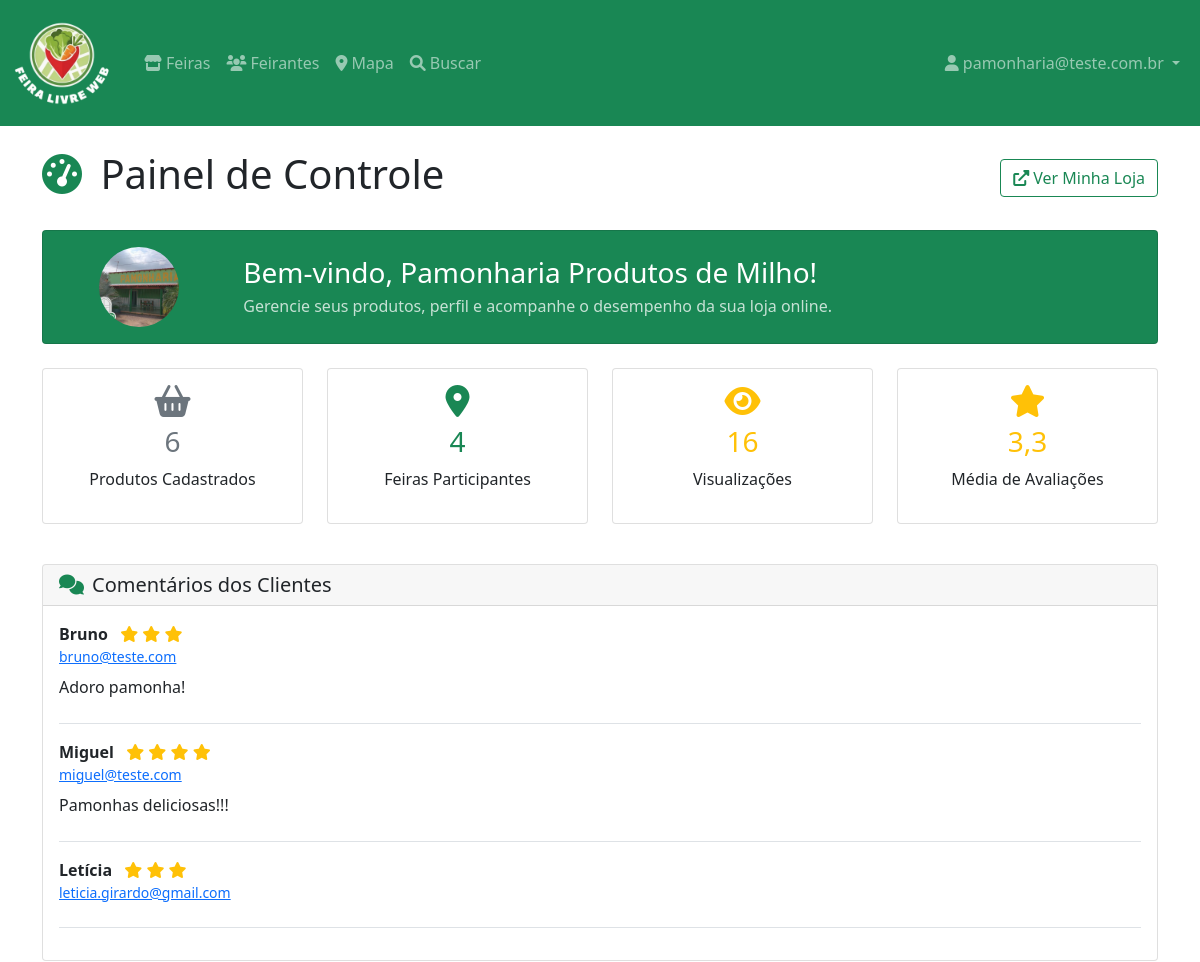
Before: /feirantes/painel/ (signed in, upper part) with the older database file.
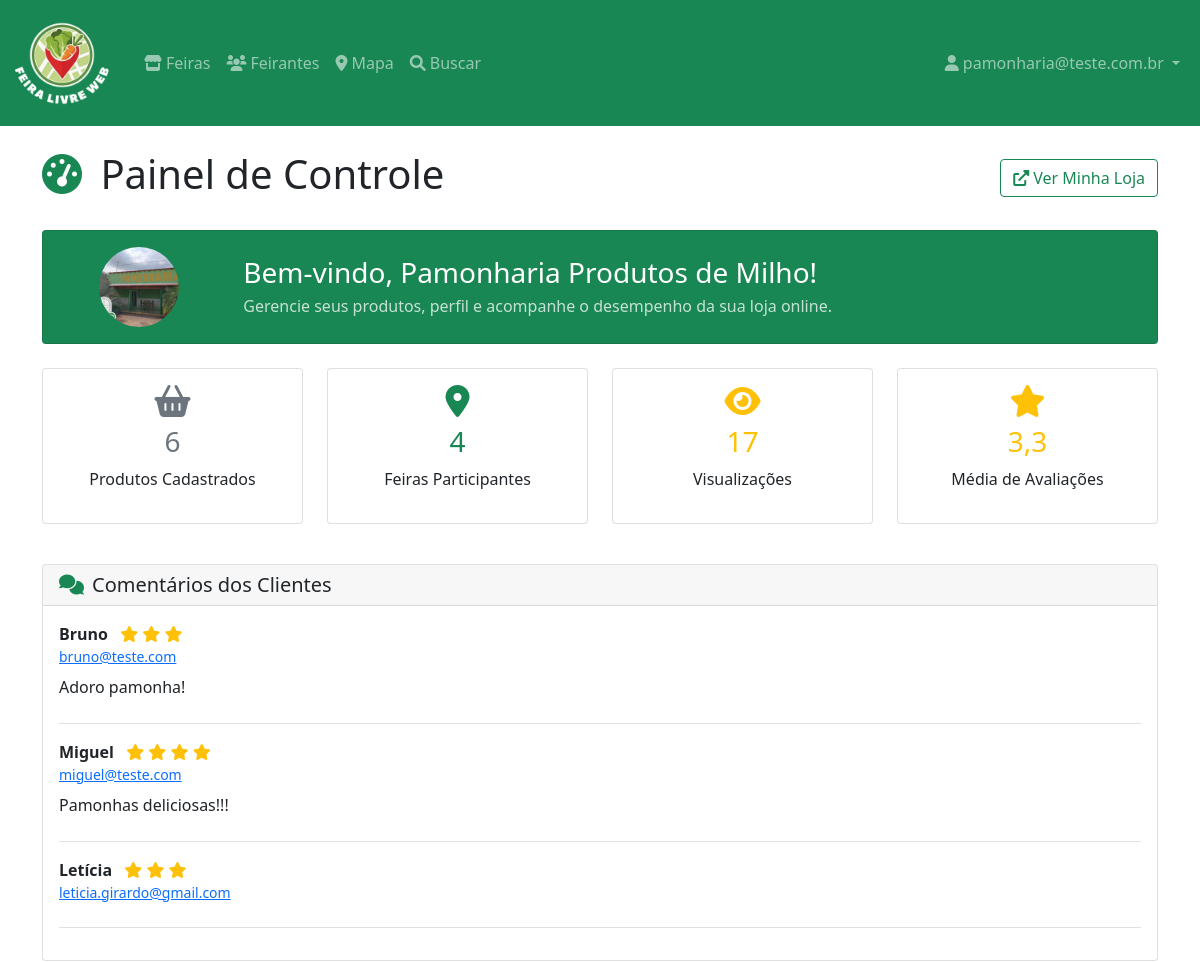
After: the same page with the newer database file.
### feirantes/models.py (models this page shows, shortened)
class Feirante(models.Model):
    usuario = models.OneToOneField(
        User, on_delete=models.CASCADE, related_name='feirante')
    nome_comercial = models.CharField(max_length=200)
    cpf = models.CharField(max_length=14, unique=True)
    telefone = models.CharField(max_length=20)
    whatsapp = models.CharField(max_length=20, blank=True)
    email = models.EmailField(unique=True)
    endereco = models.TextField(blank=True)
    cidade = models.CharField(max_length=100, blank=True)
    estado = models.CharField(max_length=2, blank=True)
    cep = models.CharField(max_length=9, blank=True)
    descricao = models.TextField(blank=True)
    foto = models.ImageField(upload_to='feirantes/', blank=True, null=True)
    especialidades = models.ManyToManyField(
        Especialidade, blank=True,
        help_text="Principais produtos/especialidades")
    feiras = models.ManyToManyField(
        Feira,
        blank=True,
        help_text="Feiras onde o feirante participa",
        related_name="feirantes"
    )
    subdominio = models.SlugField(
        max_length=100, unique=True,
        help_text="URL da loja: site.com/loja/[subdominio]")
    instagram = models.CharField(max_length=100, blank=True)
    facebook = models.CharField(max_length=100, blank=True)
    ativo = models.BooleanField(default=True)
    verificado = models.BooleanField(default=False)
    criado_em = models.DateTimeField(auto_now_add=True)
    atualizado_em = models.DateTimeField(auto_now=True)
    views = models.PositiveIntegerField(default=0)
    class Meta:
        verbose_name = 'Feirante'
        verbose_name_plural = 'Feirantes'
        ordering = ['nome_comercial']

### feirantes/views.py (the view)
# urls.py: path('painel/', login_required(views.painel_feirante,
@login_required
def painel_feirante(request):
    try:
        feirante = request.user.feirante
    except Feirante.DoesNotExist:
        messages.error(request, 'Complete seu cadastro como feirante.')
        return redirect('feirantes:cadastro')
    produtos = Produto.objects.filter(feirante=feirante)
    avaliacoes_qs = Avaliacao.objects.filter(
        feirante=feirante
    ).order_by('-criado_em')
    media = avaliacoes_qs.aggregate(media=Avg('nota'))['media']
    media_avaliacao = round(media, 1) if media else None
    paginator = Paginator(avaliacoes_qs, 3)
    page_number = request.GET.get('page', 1)
    try:
        avaliacoes = paginator.page(page_number)
    except PageNotAnInteger:
        avaliacoes = paginator.page(1)
    except EmptyPage:
        avaliacoes = paginator.page(paginator.num_pages)
    perfil_completo = all([
        feirante.descricao,
        feirante.foto,
        produtos.exists(),
        feirante.feiras.exists(),
    ])
    return render(request, 'feirantes/painel/dashboard.html', {
        'feirante': feirante,
        'produtos': produtos,
        'avaliacoes': avaliacoes,          # objeto paginado
        'media_avaliacao': media_avaliacao,
        'perfil_completo': perfil_completo,
    })

### feirantes/templates/feirantes/painel/dashboard.html (shortened to what the changed rows need)
{% extends 'feirantes/base.html' %}
{% load static %}
{% block content %}
<div class="container">
    <div class="row">
        <div class="col-12">
            <div class="d-flex justify-content-between align-items-center mb-4">
                <h1>
                    <i class="fas fa-tachometer-alt text-success me-2"></i>
                    Painel de Controle
                </h1>
            </div>
        </div>
    </div>
    <div class="row mb-4">
        <div class="col-12">
            <div class="card bg-success text-white">
                <div class="card-body">
                    <div class="row align-items-center">
                        <div class="col-md-2 text-center">
                            {% if feirante.foto %}
                            <img src="{{ feirante.foto.url }}" class="img-fluid rounded-circle"
                                alt="{{ feirante.nome_comercial }}"
                                style="width: 80px; height: 80px; object-fit: cover;">
                            {% else %}
                            <div class="bg-light text-success rounded-circle d-inline-flex align-items-center justify-content-center"
                                style="width: 80px; height: 80px;">
                                <i class="fas fa-user" style="font-size: 2rem;"></i>
                            </div>
                            {% endif %}
                        </div>
                        <div class="col-md-10">
                            <h3 class="mb-1">Bem-vindo, {{ feirante.nome_comercial }}!</h3>
                            <p class="mb-0 opacity-75">Gerencie seus produtos, perfil e acompanhe o desempenho da sua
                                loja online.</p>
                        </div>
                    </div>
                </div>
            </div>
        </div>
    </div>
    <div class="row mb-4">
        <div class="col-md-3 mb-3">
            <div class="card text-center h-100">
                <div class="card-body">
                    <i class="fas fa-map-marker-alt text-success fa-2x mb-2"></i>
                    <h3 class="text-success">{{ feirante.feiras.count }}</h3>
                    <p class="card-text">Feiras Participantes</p>
                </div>
            </div>
        </div>
        <div class="col-md-3 mb-3">
            <div class="card text-center h-100">
                <div class="card-body">
                    <i class="fas fa-eye text-warning fa-2x mb-2"></i>
                    <h3 class="text-warning">{{ feirante.views }}</h3>
                    <p class="card-text">Visualizações</p>
                </div>
            </div>
        </div>
    </div>
</div>
{% endblock %}

Changed rows visible on the page:
changed Feirante "Pamonharia Produtos de Milho": views "16" → "17"
